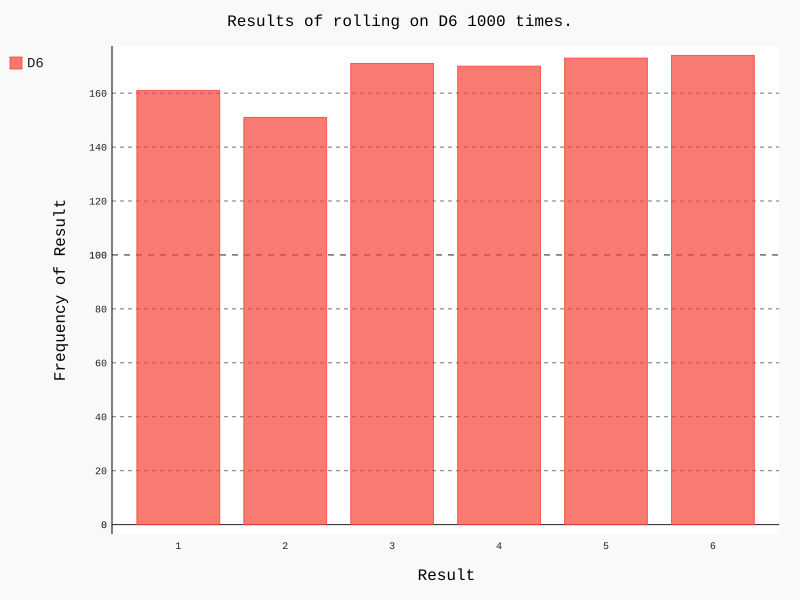

Recreate this plot in Python.
from die import Die
import pygal

# 创建一个D6
die = Die()
#掷几次骰子， 并将结果存储在一个列表中
results = []
for roll_num in range(1000):
    result = die.roll()
    results.append(result)

# 分析结果
frequencies = []
for value in range(1, die.num_sides+1):
    frequency = results.count(value)
    frequencies.append(frequency)

# 对结果进行可视化
hist = pygal.Bar()

hist.title = "Results of rolling on D6 1000 times."
hist.x_labels = ['1', '2', '3', '4', '5', '6']
hist.x_title = "Result"
hist.y_title = "Frequency of Result"

hist.add("D6", frequencies)
hist.render_to_file('die_visual.svg')
